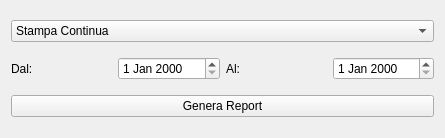
<?xml version="1.0" encoding="UTF-8"?>
<ui version="4.0">
 <class>CBuoni</class>
 <widget class="QWidget" name="CBuoni">
  <property name="geometry">
   <rect>
    <x>0</x>
    <y>0</y>
    <width>445</width>
    <height>138</height>
   </rect>
  </property>
  <property name="windowTitle">
   <string>Stampa Buoni</string>
  </property>
  <property name="windowIcon">
   <iconset resource="graphics.qrc">
    <normaloff>:/Resources/Notepad.PNG</normaloff>:/Resources/Notepad.PNG</iconset>
  </property>
  <layout class="QVBoxLayout" name="verticalLayout">
   <item>
    <widget class="QComboBox" name="cbPrintNumber">
     <item>
      <property name="text">
       <string>Stampa Continua</string>
      </property>
     </item>
     <item>
      <property name="text">
       <string>Uno per pagina</string>
      </property>
     </item>
     <item>
      <property name="text">
       <string>Due par pagina</string>
      </property>
     </item>
     <item>
      <property name="text">
       <string>Quattro per pagina</string>
      </property>
     </item>
    </widget>
   </item>
   <item>
    <layout class="QGridLayout" name="gridLayout">
     <item row="0" column="0">
      <widget class="QLabel" name="label">
       <property name="text">
        <string>Dal:</string>
       </property>
      </widget>
     </item>
     <item row="0" column="1">
      <widget class="QDateEdit" name="deDal"/>
     </item>
     <item row="0" column="3">
      <widget class="QDateEdit" name="deAL"/>
     </item>
     <item row="0" column="2">
      <widget class="QLabel" name="label_2">
       <property name="text">
        <string>Al:</string>
       </property>
      </widget>
     </item>
    </layout>
   </item>
   <item>
    <widget class="QPushButton" name="pushButton">
     <property name="text">
      <string>Genera Report</string>
     </property>
     <property name="icon">
      <iconset resource="graphics.qrc">
       <normaloff>:/Resources/Sheet-Of-Paper.PNG</normaloff>:/Resources/Sheet-Of-Paper.PNG</iconset>
     </property>
     <property name="iconSize">
      <size>
       <width>32</width>
       <height>32</height>
      </size>
     </property>
    </widget>
   </item>
  </layout>
 </widget>
 <resources>
  <include location="graphics.qrc"/>
 </resources>
 <connections/>
</ui>
